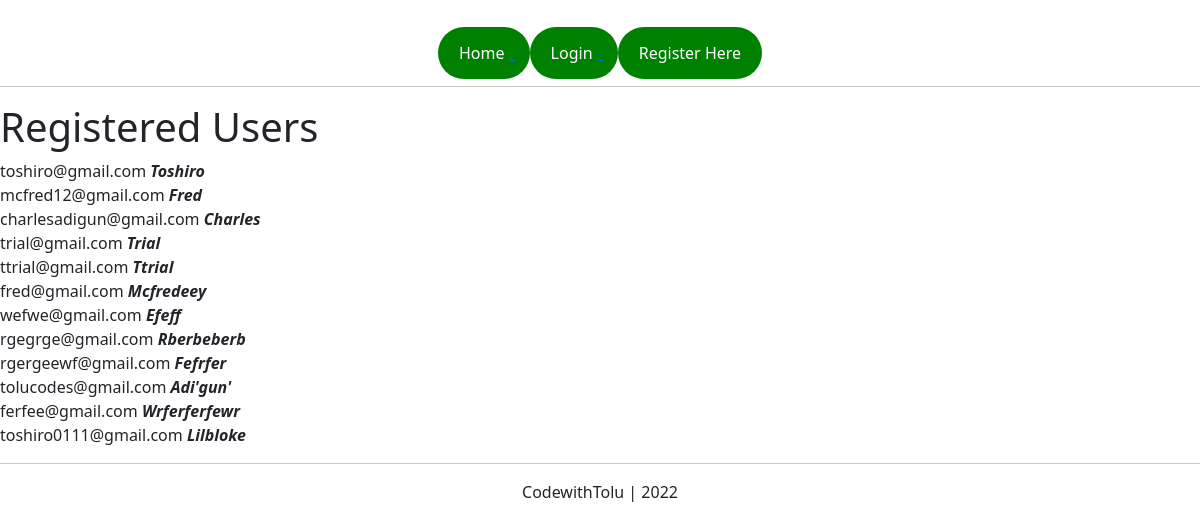
Page /home/ on the earlier database version.
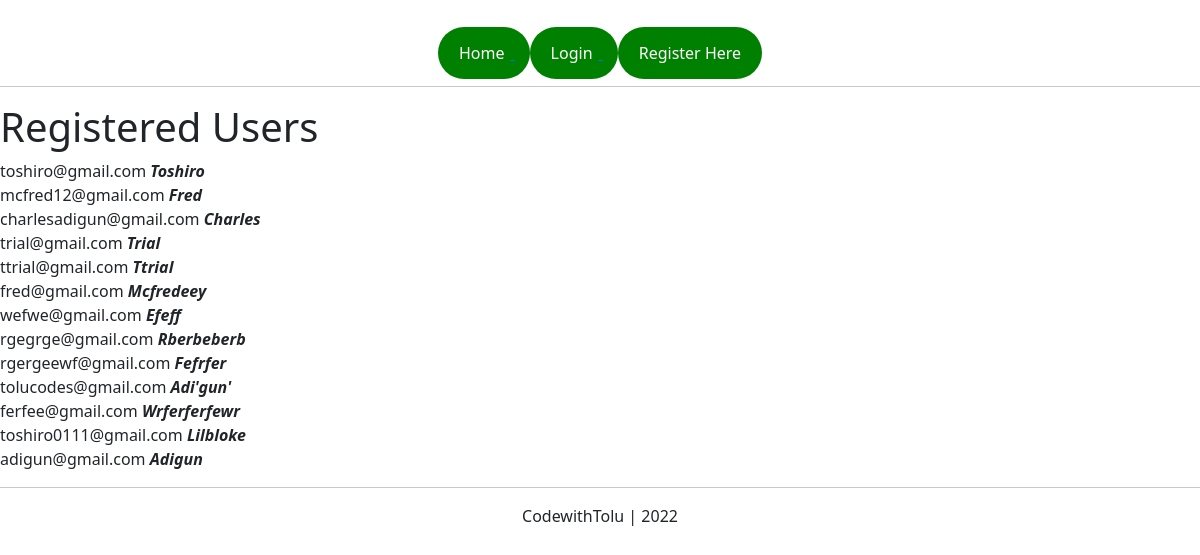
Same page on the later database version.
### account/models.py (models this page shows, shortened)
class Account(AbstractBaseUser):
    email                   = models.EmailField(unique=True, max_length=50, verbose_name='email address')
    username                = models.CharField(unique=True, max_length=25)
    date_joined             = models.DateTimeField(auto_now_add=True)
    last_login              = models.DateTimeField(auto_now=True)
    is_admin                = models.BooleanField(default=False)
    is_staff                = models.BooleanField(default=False)
    is_active               = models.BooleanField(default=True)
    is_superuser            = models.BooleanField(default=False)
    USERNAME_FIELD = 'email'
    REQUIRED_FIELDS = ['username', ]
    objects = MyAccountManager()
    def __str__(self):
        return self.email

### blog_app/views.py (the view)
# urls.py: re_path(r'^home/$', views.home_page, name='home_page'),
def home_page(request):
    accounts = Account.objects.all()
    context = {
        'accounts': accounts
    }
    return render(request, 'blog_app/home.html', context)

### blog_app/templates/blog_app/home.html (shortened to what this page needs)
{% extends 'base.html' %}
{% block content %}
<h1>Registered Users</h1>
    {% for account in accounts %}
        {{ account }}
        <b><em>{{ account.username|title }}</em></b><br/>
    {% endfor %}
{% endblock content %}

### templates/base.html (shortened to what this page needs)
<!DOCTYPE html>
<html lang="en">
<head>
    {% include 'snippets/header.html' %}
</head>
<body>
    <div style="margin-bottom: 20px;margin-top: 40px;text-align: center;">
        {% if request.user.is_authenticated %}
            <a style="background-color: green;padding: 15px;display: inline;border-radius: 200px;border: none;" href="{% url 'home_page' %}">
                <button style="background-color: green;text-decoration: none;border: none;color: #fff;">Home</button>
            </a>
            <a style="background-color: green;padding: 15px;display: inline;border-radius: 200px;border: none;" href="{% url 'logout' %}">
                <button style="background-color: green;text-decoration: none;border: none;color: #fff;">Logout</button>
            </a>
            <a style="background-color: green;padding: 15px;display: inline;border-radius: 200px;border: none;" href="{% url 'update' %}">
                <button style="background-color: green;text-decoration: none;border: none;color: #fff;">Update Account Details</button>
            </a>
            <p style="margin-top: 15px;">Hello, <b>{{ request.user.username|title }}</b>.</p>
        {% else %}
            <a style="background-color: green;padding: 15px;display: inline;border-radius: 200px;border: none;" href="{% url 'home_page' %}">
                <button style="background-color: green;text-decoration: none;border: none;color: #fff;">Home</button>
            </a>
            <a style="background-color: green;padding: 15px;display: inline;border-radius: 200px;border: none;" href="{% url 'login' %}">
                <button style="background-color: green;text-decoration: none;border: none;color: #fff;">Login</button>
            </a>
            <a style="background-color: green;padding: 15px;display: inline;border-radius: 200px;border: none;" href="{% url 'register' %}">
                <button style="background-color: green;text-decoration: none;border: none;color: #fff;" >
                    Register Here
                </button>
            </a>
        {% endif %}
    </div>
    <hr>
    {% block content %}
    {% endblock content %}
</body>
<footer style="text-align: center;">
    {% include 'snippets/footer.html' %}
</footer>
</html>

### templates/snippets/header.html (shortened to what this page needs)
<link href="https://cdn.jsdelivr.net/npm/bootstrap@5.1.3/dist/css/bootstrap.min.css" rel="stylesheet">

### templates/snippets/footer.html (shortened to what this page needs)
<hr>
CodewithTolu | 2022

Differences in the rows shown:
added Account: email "adigun@gmail.com", username "Adigun"
